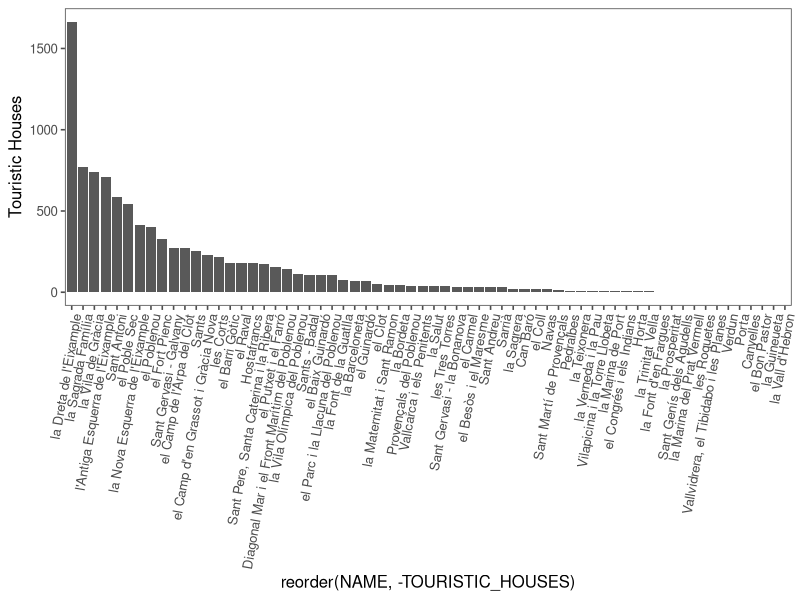

This figure's R source: (Note: this script raises an error after producing the figure.)
library('ggplot2') # visualization
library('ggthemes') # visualization

#Read original data as Latin1, encode it to UTF-8
data = read.csv2('hut_comunicacio.csv', stringsAsFactors = F, encoding = 'UTF-8', fileEncoding = 'ISO8859-1')

#EXPEDIENT seems to be date + a number, get the date
data$DATE_STR <- sapply(data$EXPEDIENT, function(x) paste('01-', substr(x, 1, nchar(x) -5), sep = ''))
data$DATE <- as.Date(data$DATE_STR)

data$EXPEDIENT_NUM <- sapply(data$EXPEDIENT, function(x) strsplit(x, '-')[[1]][3])
head(data)

#Create a df for neighborhoods, atm with just the amount of touristic hosues
neighborhoods = as.data.frame(table(data$BARRI))
colnames(neighborhoods) <- c('NAME', 'TOURISTIC_HOUSES')

#plot only the busiest neighborhoods
ggplot(neighborhoods, aes(reorder(NAME, -TOURISTIC_HOUSES), y = TOURISTIC_HOUSES)) +
  geom_bar(stat = 'identity') + theme_few() +
  theme(axis.text.x = element_text(angle = 80, hjust = 1)) +
  labs(y = 'Touristic Houses')

#Filter out neightborhoods without many touristic houses
threshold = 5
mostHouses = max(neighborhoods$TOURISTIC_HOUSES)
busiestHoods = filter(neighborhoods, TOURISTIC_HOUSES * 100 / mostHouses > threshold)

#plot only the busiest neighborhoods
ggplot(busiestHoods, aes(reorder(NAME, -TOURISTIC_HOUSES), y = TOURISTIC_HOUSES)) +
  geom_bar(stat = 'identity') + theme_few() +
  theme(axis.text.x = element_text(angle = 80, hjust = 1)) +
  labs(y = 'Touristic Houses')
